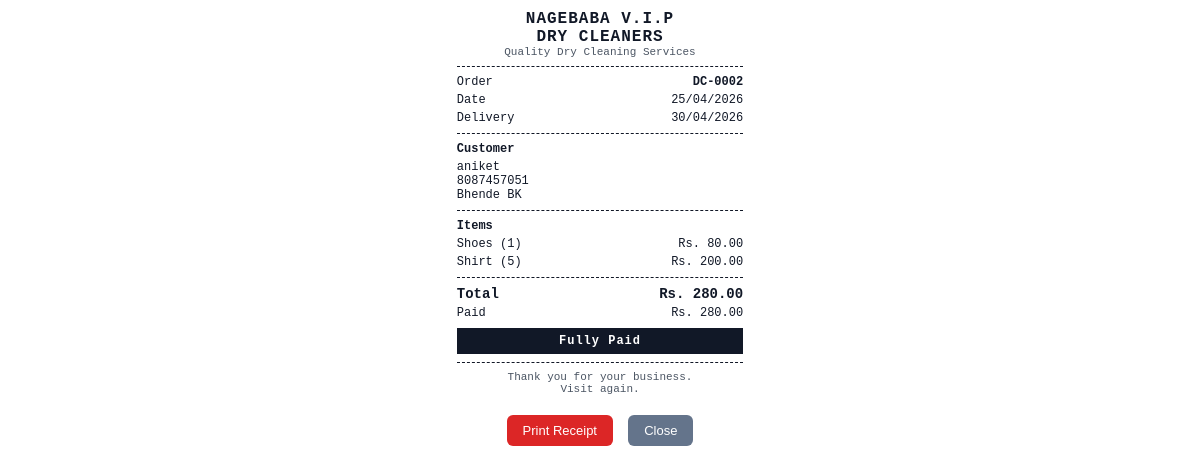
Screenshot of /orders/2/receipt/ (signed in) with the database file from the repository.
### core/models.py (models this page shows, shortened)
class Order(models.Model):
    STATUS_CHOICES = [
        ('pending', 'Pending'),
        ('in_process', 'In Process'),
        ('ready', 'Ready'),
        ('delivered', 'Delivered'),
    ]
    order_number = models.CharField(max_length=20, unique=True)
    customer = models.ForeignKey(Customer, on_delete=models.CASCADE, related_name='orders')
    order_date = models.DateTimeField(default=timezone.now)
    delivery_date = models.DateField(null=True, blank=True)
    status = models.CharField(max_length=20, choices=STATUS_CHOICES, default='pending')
    notes = models.TextField(blank=True)
    total_amount = models.DecimalField(max_digits=10, decimal_places=2, default=0)
    def paid_amount(self):
        return sum(payment.amount for payment in self.payments.all())
    def balance(self):
        return self.total_amount - self.paid_amount()
    def payment_status(self):
        paid = self.paid_amount()
        if paid <= 0:
            return 'unpaid'
        if paid >= self.total_amount:
            return 'paid'
        return 'partial'

class Customer(models.Model):
    name = models.CharField(max_length=200)
    phone = models.CharField(max_length=15, unique=True)
    address = models.TextField(blank=True)
    created_at = models.DateTimeField(auto_now_add=True)

class OrderItem(models.Model):
    order = models.ForeignKey(Order, on_delete=models.CASCADE, related_name='items')
    item_name = models.CharField(max_length=100)
    quantity = models.PositiveIntegerField(default=1)
    price = models.DecimalField(max_digits=10, decimal_places=2)
    total = models.DecimalField(max_digits=10, decimal_places=2)

class Payment(models.Model):
    METHOD_CHOICES = [
        ('cash', 'Cash'),
        ('upi', 'UPI'),
        ('phonepe', 'PhonePe'),
        ('gpay', 'Google Pay'),
    ]
    order = models.ForeignKey(Order, on_delete=models.CASCADE, related_name='payments')
    amount = models.DecimalField(max_digits=10, decimal_places=2)
    method = models.CharField(max_length=20, choices=METHOD_CHOICES, default='cash')
    date = models.DateTimeField(default=timezone.now)
    notes = models.CharField(max_length=200, blank=True)

### core/views.py (the view)
# urls.py: path('orders/<int:pk>/receipt/', views.receipt, name='receipt'),
@login_required
def receipt(request, pk):
    order = get_object_or_404(Order, pk=pk)
    return render(request, 'receipt.html', {'order': order})

### templates/receipt.html (shortened to what this page needs)
<!DOCTYPE html>
<html lang="en">
<head>
</head>
<body>
  <div class="center">
    <div class="shop-name">NAGEBABA V.I.P</div>
    <div class="shop-name">DRY CLEANERS</div>
    <div class="subtitle">Quality Dry Cleaning Services</div>
  </div>
  <div class="line"></div>
  <div class="row"><span>Order</span><span class="bold">{{ order.order_number }}</span></div>
  <div class="row"><span>Date</span><span>{{ order.order_date|date:"d/m/Y" }}</span></div>
  {% if order.delivery_date %}
  <div class="row"><span>Delivery</span><span>{{ order.delivery_date|date:"d/m/Y" }}</span></div>
  {% endif %}
  <div class="line"></div>
  <div class="bold" style="margin-bottom:4px;">Customer</div>
  <div>{{ order.customer.name }}</div>
  <div>{{ order.customer.phone }}</div>
  {% if order.customer.address %}<div>{{ order.customer.address }}</div>{% endif %}
  <div class="line"></div>
  <div class="bold" style="margin-bottom:4px;">Items</div>
  {% for item in order.items.all %}
  <div class="item-row">
    <span>{{ item.item_name }} ({{ item.quantity }})</span>
    <span>Rs. {{ item.total }}</span>
  </div>
  {% endfor %}
  <div class="line"></div>
  <div class="total-row"><span>Total</span><span>Rs. {{ order.total_amount }}</span></div>
  <div class="row"><span>Paid</span><span>Rs. {{ order.paid_amount }}</span></div>
  <div class="status">
    {% if order.payment_status == 'paid' %}Fully Paid{% elif order.payment_status == 'partial' %}Partial Payment{% else %}Payment Due{% endif %}
  </div>
  <div class="line"></div>
  <div class="center subtitle">Thank you for your business.</div>
  <div class="center subtitle">Visit again.</div>
  <div class="no-print">
    <button onclick="window.print()" class="btn btn-print">Print Receipt</button>
    <button onclick="window.close()" class="btn btn-close">Close</button>
  </div>
</body>
</html>

### templates/receipt.html (style rules this page uses)
* { box-sizing: border-box; margin: 0; padding: 0; }
body { font-family: "Courier New", monospace; font-size: 12px; width: 80mm; max-width: 80mm; margin: 0 auto; padding: 10px 8px 20px; color: #111827; background: #ffffff; }
.center { text-align: center; }
.line { border-top: 1px dashed #111827; margin: 8px 0; }
.row, .item-row, .total-row { display: flex; justify-content: space-between; gap: 8px; margin: 4px 0; }
.shop-name { font-size: 16px; font-weight: 700; letter-spacing: 1px; }
.subtitle { font-size: 11px; color: #4b5563; }
.bold { font-weight: 700; }
.total-row { font-size: 14px; font-weight: 700; }
.status { margin-top: 8px; padding: 6px; text-align: center; font-size: 12px; font-weight: 700; letter-spacing: 1px; background: #111827; color: #ffffff; }
.no-print { text-align: center; margin-top: 16px; }
.btn { display: inline-block; margin: 4px; padding: 8px 16px; border: none; border-radius: 6px; color: #ffffff; font-size: 13px; cursor: pointer; }
.btn-print { background: #dc2626; }
.btn-close { background: #64748b; }

### rows the page displays
Order: order_number "DC-0002", order_date "25/04/2026", delivery_date "30/04/2026", customer.name "aniket", customer.phone "8087457051", customer.address "Bhende BK", total_amount "280.00", paid_amount "280.00"
OrderItem: item_name "Shoes", quantity "1", total "80.00"
OrderItem: item_name "Shirt", quantity "5", total "200.00"
